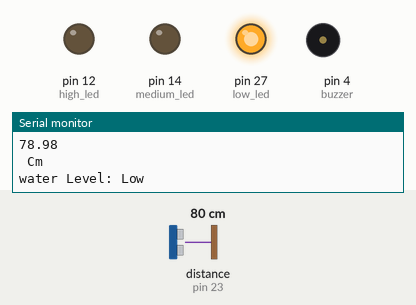
A sketch run on a simulated Arduino Mega 2560, built with avr-gcc and run on an emulated ATmega2560. Shown: output pins drawn as LEDs (lit = HIGH), buzzer (waves = sounding, pin HIGH), the last lines printed to the serial monitor. Wiring (inferred from the names in the program): ultrasonic range finder: trigger pin 22; echo pin 23. The inputs (shaded band) are chosen by the test bench; at power-on: distance to the obstacle (sensor on pin 23) 80 cm. The echo pulse lasts 58.3 µs per cm; pins used as bus, display or sensor lines are not drawn.

Above: at 2.8 s.
2.9 s: distance to the obstacle (sensor on pin 23) set to 23 cm
5.6 s: distance to the obstacle (sensor on pin 23) set to 18 cm
At 7.5 s:
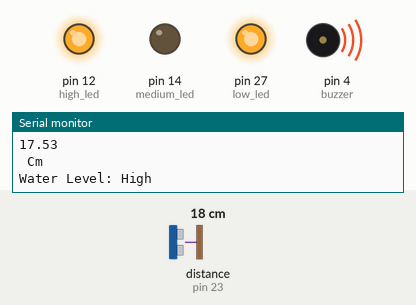
8.3 s: distance to the obstacle (sensor on pin 23) set to 12 cm
11.0 s: distance to the obstacle (sensor on pin 23) set to 9 cm
At 11.4 s:
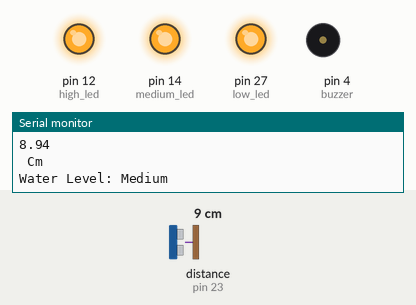
Timing chart, 0 to 14.0 s (numbered marks = the images above; inputs shaded):
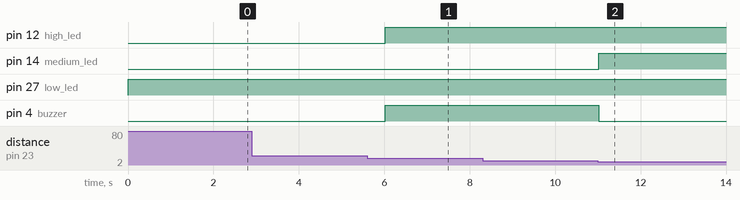

The sketch:

water_level_monitor.ino
```cpp
int buzzer= 4;
int high_led=12;
int medium_led=14;
int low_led=27;
#define trig 22
#define echo 23
long duration;
float distance;

void setup(){
  Serial.begin(115200);
  pinMode(high_led, OUTPUT);
  pinMode(medium_led, OUTPUT);
  pinMode(low_led, OUTPUT);
  pinMode(buzzer, OUTPUT);
  pinMode(trig, OUTPUT);
  pinMode(echo, INPUT);
}

void loop(){
  digitalWrite(trig, LOW);
  delayMicroseconds(2);
  digitalWrite(trig, HIGH);
  delayMicroseconds(10);
  digitalWrite(trig, LOW);

  duration=pulseIn(echo,HIGH);
  distance=duration*0.034/2;

  Serial.println("Distance: ");
  Serial.println(distance);
  Serial.println(" Cm");

  if(distance>20) {
    digitalWrite(low_led,HIGH);
    digitalWrite(buzzer, LOW);
    Serial.println("water Level: Low ");
  }
  else if (distance<10){
    digitalWrite(medium_led, HIGH);
    digitalWrite(buzzer, LOW);
    Serial.println("Water Level: Medium ");
  }
  else{
    digitalWrite(high_led, HIGH);
    digitalWrite(buzzer, HIGH);
    delay(500);
    Serial.println("Water Level: High ");

  }
  delay(2000);
}
```

Measured:
- the behaviour switches between 21 and 20 cm on distance to the obstacle (sensor on pin 23) (found by bisection; images 0 and 1)
- the behaviour switches between 11 and 10 cm on distance to the obstacle (sensor on pin 23) (found by bisection; images 1 and 2)
- after the input at 5.6 s, pin 12 (high_led), pin 4 (buzzer): LOW → HIGH after 0.42 s
- after the input at 11.0 s, pin 14 (medium_led): LOW → HIGH at once; pin 4 (buzzer): HIGH → LOW at once
